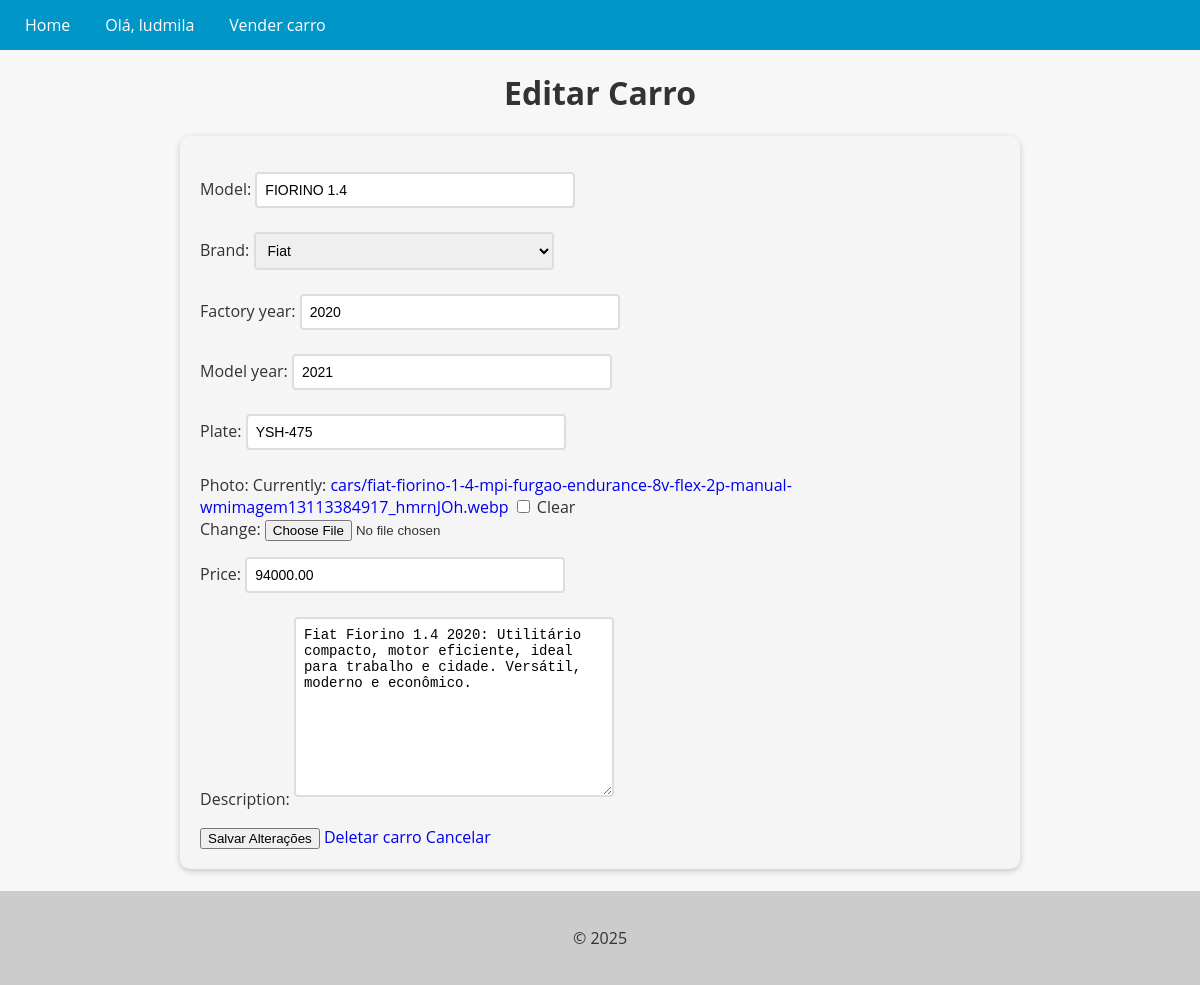
Page /cars/update/8 (signed in) on the committed database.
### cars/models.py (models this page shows, shortened)
class Car(models.Model):
    id = models.AutoField(primary_key=True)
    model = models.CharField(max_length=100)
    brand = models.ForeignKey(Brand, on_delete=models.PROTECT, related_name = 'car_brand')
    factory_year = models.IntegerField(
        validators = [
            MinValueValidator(1886),
            MaxValueValidator(datetime.datetime.now().year)
        ]
    )
    model_year = models.IntegerField(
        validators = [
            MinValueValidator(1886),
            MaxValueValidator(datetime.datetime.now().year)
        ]
    )
    plate = models.CharField(max_length=100, blank=True, null=True)
    photo = models.ImageField(upload_to='cars/', blank=True, null=True, default='cars/no_photo.jpg')
    price = models.DecimalField(
        max_digits=10,
        decimal_places=2
    )
    description = models.TextField(blank=True)

### cars/views.py (the view, shortened to what this page needs)
# urls.py: path('cars/update/<int:pk>', CarUpdateView.as_view(), name='update_car'),
@method_decorator(login_required(login_url='login'), name='dispatch')
class CarUpdateView(UpdateView):
    model = Car
    form_class = CarForm
    template_name = 'update_car.html'

### cars/forms.py (shortened to what this page needs)
class CarForm(forms.ModelForm):
    class Meta:
        model = Car
        fields = '__all__'

### cars/models.py (called while the page is built)
    def __str__(self):
        return self.name

### cars/templates/update_car.html (shortened to what this page needs)
{% extends 'base.html' %}
{% block content %}
<h1 style="text-align: center;">
    Editar Carro
</h1>
<form method="post" enctype="multipart/form-data">
    {{ form.as_p }}
    <button type="submit">Salvar Alterações</button>
    <a href="{% url 'delete_car' pk=object.pk %}">Deletar carro</a>
    <a href="{% url 'cars_list' %}">Cancelar</a>
</form>
<br>
{% endblock %}

### app/templates/base.html (shortened to what this page needs)
<!DOCTYPE html>
<html lang="en">
<head>
</head>
<body>
  <header>
    <nav>
      <ul>
        {% if user.is_authenticated %}
          <li><a href="{% url 'cars_list' %}">Home</a></li>
          <li>Olá, {{ user.username }}</li>
          <li><a href="{% url 'new_car' %}">Vender carro</a></li>
         {% endif %}
      </ul>
    </nav>
  </header>
  <main>
    {% block content %}
    {% endblock %}
  </main>
  <footer>
    <p>&copy; 2025</p>
  </footer>
</body>
</html>

### app/templates/base.html (style rules this page uses)
body { font-family: 'Open Sans', sans-serif; background-color: #f7f7f7; color: #333; margin: 0; padding: 0; }
header { background-color: #0096c7; color: #fff; text-align: center; }
footer { background-color: #ccc; color: #333; padding: 20px; text-align: center; }
nav { background-color: #0096c7; color: #fff; height: 50px; display: flex; justify-content: space-between; align-items: center; }
nav ul { list-style: none; margin: 0; padding: 0; display: flex; }
nav ul li { margin: 0 10px; }
nav ul li a { color: #fff; text-decoration: none; font-size: 16px; padding: 15px; transition: all 0.3s ease; }

### cars/templates/update_car.html (style rules this page uses)
form { max-width: 800px; margin: 0 auto; padding: 20px; background-color: #f5f5f5; border-radius: 10px; box-shadow: 0 2px 6px rgba(0, 0, 0, 0.2); }
input[type="text"], input[type="number"], select, textarea { padding: 8px; font-size: 14px; border: 2px solid #ddd; border-radius: 4px; width: 100%; max-width: 300px; margin-bottom: 8px; transition: border-bottom-color 0.3s ease-in-out; }
a { text-decoration: none !important; }

### rows in the picture
Car: model "FIORINO 1.4", brand "Fiat", factory_year "2020", model_year "2021", plate "YSH-475", price "94000.00", description "Fiat Fiorino 1.4 2020: Utilitário compacto, motor eficiente, ideal para trabalho e cidade. Versátil, moderno e econômico."

### other values in the picture
{{ user.username }} "ludmila"
